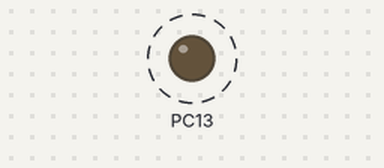
Recording of a sketch running on a simulated STM32 Blue Pill. Parts: output pins drawn as LEDs (lit = HIGH). Dashed ring = blinking.

Above: at 0.5 s.
Timing chart, 0 to 4.6 s (numbered marks = the images above):
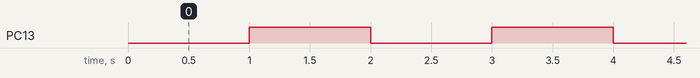

The sketch:

sketch_jun17a.ino
```cpp
void setup() {
  // put your setup code here, to run once:
  pinMode(PC13,OUTPUT);
}

void loop() {
  // put your main code here, to run repeatedly:
  digitalWrite(PC13,0);
  delay(1000);
  digitalWrite(PC13,1);
  delay(1000);
}
```

Measured:
- by itself, PC13: alternates HIGH for 1.0 s and LOW for 1.0 s
